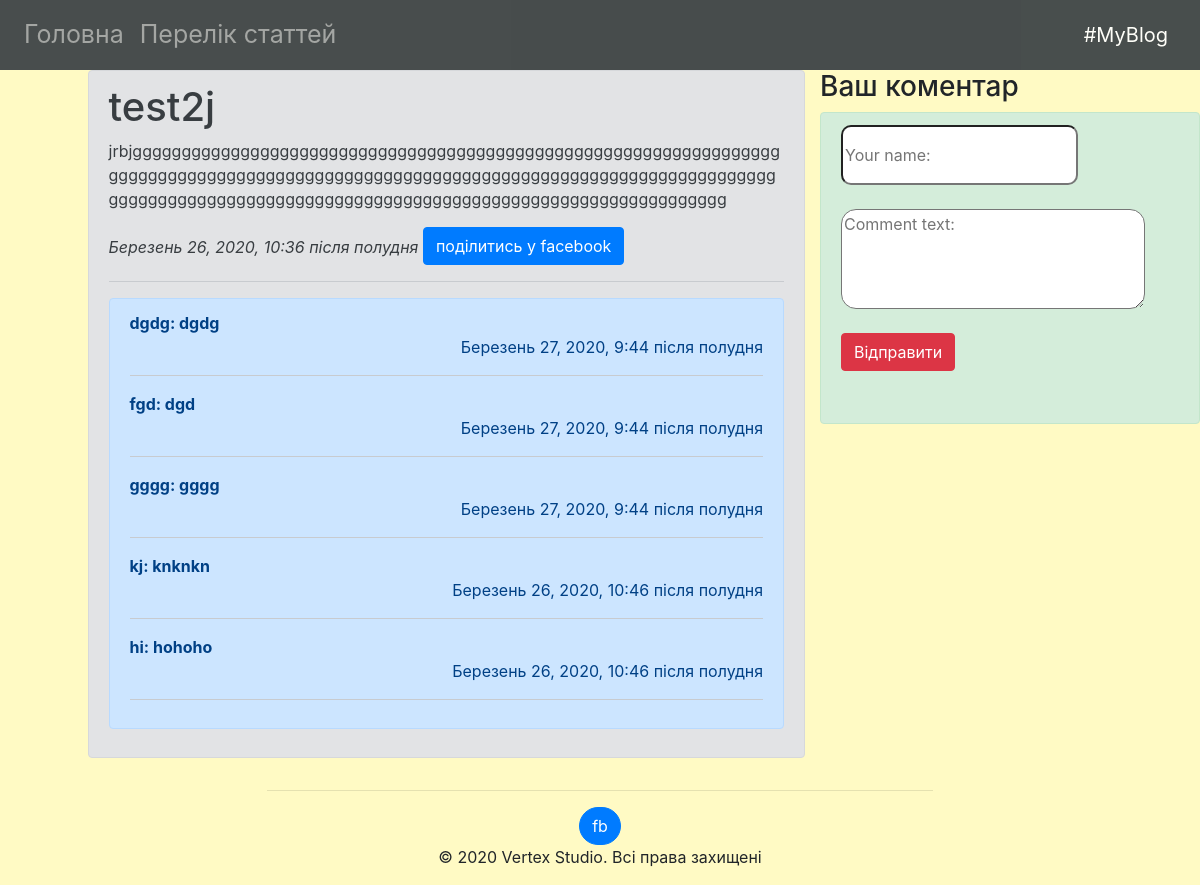
Page /articles/2/ on the committed database.
### blog/apps/articles/models.py (models this page shows, shortened)
class Article(models.Model):
    articleTitle=models.CharField('Article name',max_length=200)
    articleText=models.TextField('Article text',max_length=10000)
    publicationDate=models.DateTimeField('Publication date')

class Comment(models.Model):
    article=models.ForeignKey(Article,on_delete=models.CASCADE)
    authorName=models.CharField('Author name',max_length=50)
    content=models.CharField('comment content',max_length=500)
    pubDate=models.DateTimeField('Pub date')

### blog/apps/articles/views.py (the view)
# urls.py: path('articles/<int:articleId>/',views.detail,name="detail"),
def detail(request,articleId):
    try:
        a=Article.objects.get(id=articleId)
    except:
        raise Http404("Not found")
    latestComments=a.comment_set.order_by("-id")
    return render(request,"articles/detail.html",{'article':a,"latestComments":latestComments})

### blog/apps/articles/Templates/articles/detail.html (shortened to what this page needs)
{% extends 'base.html' %}
{% block content %}
<div class="row">
  <div class="col-sm-1"></div>
<div id="articlesList" class="col-sm-7 alert alert-secondary">
  <h1>{{article.articleTitle}}</h1>
  <p>{{article.articleText}}</p>
  <em>{{article.publicationDate}}</em>
<a href="https://www.facebook.com/sharer/sharer.php?u={{ request.build_absolute_uri }}">
  <button name="share" value="facebook" align="right" class="btn btn-primary">поділитись у facebook</button>
  </a>
  <hr></hr>
  <div class="alert alert-primary">
  {% if latestComments%}
  {% for com in latestComments %}
  <span><strong>{{com.authorName}}: {{com.content}}</strong></span><p align="right" >{{com.pubDate}}</p>
  <hr/>
  {% endfor %}
  {% else %}
  Коментарів ще немає
  {% endif %}
  </div>
  </div>
  <div class="col-sm-4">
    <h3>Ваш коментар</h3>
    <div height="auto" class=" alert alert-success" >
  <form action="{% url 'articles:leaveCom' article.id %}" method='POST'>
  <input type="text" class="ff" name="name" required placeholder="Your name:"></br></br>
  <textarea name="text" required placeholder="Comment text:"></textarea></br></br>
  <input type="submit" name="send" value="Відправити" class="btn btn-danger"></input>
  </form>
  </div>
</div>
 </div>
{% endblock %}

### blog/apps/articles/Templates/base.html (shortened to what this page needs)
<html lang="en">
<head>
<link rel="stylesheet" href="https://stackpath.bootstrapcdn.com/bootstrap/4.2.1/css/bootstrap.min.css"/>
</head>
<body>
  <header id="header">
      <nav class="navbar navbar-expand-md navbar-dark fixed-top bg-dark">
        <div class="collapse navbar-collapse" id="navbarCollapse">
          <ul class="navbar-nav mr-auto" id="nav">
            <li class="nav-item">
              <a class="nav-link" href="{% url 'articles:mainPage'%}">Головна</a>
            </li>
            <li class="nav-item">
              <a class="nav-link" href="{% url 'articles:index'%}">Перелік статтей</a>
            </li>
          </ul>
        </div>
        <span class="navbar-brand" id="brand" align="right" onclick="scrollToTop()">#MyBlog</span>
      </nav>
    </header>
{% block content %}
{% endblock %}
<footer class="container">
<center><hr width="60%"></hr>
  <a align="right" href="https://www.facebook.com/annapetrochenko.annapetrochenko">
    <button name="share" value="facebook" align="right" class="btn btn-primary fb">fb</button></a>
        <p>© 2020 Vertex Studio. Всі права захищені</p>
</center>
</footer>
</body>
</html>

### blog/apps/articles/Templates/base.html (style rules this page uses)
body { word-wrap:break-word; background-color: #FFFAC4; }
.row { margin-top:70px; }
a { color:black; font-size:25px; }
header { position:fixed; z-index:1; opacity:0.9; }
.ff { width:70%; height:60px; border-radius:10px; }
textarea { width:90%; height:100px; border-radius:15px; }
form { width:100%; }
#brand { cursor:pointer; }
.fb { border-radius: 45px; }

### rows in the picture
Article: articleTitle "test2j", articleText "jrbjggggggggggggggggggggggggggggggggggggggggggggggggggggggggggggggggggggggggggggggggggggggggggggggggggggggggggggggggggggggggggggggggggggggggggggggggggggggggggggggggggggggggggggggggggggggggggggggggggggg", publicationDate "Березень 26, 2020, 10:36 після полудня"
Comment: authorName "dgdg", content "dgdg", pubDate "Березень 27, 2020, 9:44 після полудня"
Comment: authorName "fgd", content "dgd", pubDate "Березень 27, 2020, 9:44 після полудня"
Comment: authorName "gggg", content "gggg", pubDate "Березень 27, 2020, 9:44 після полудня"
Comment: authorName "kj", content "knknkn", pubDate "Березень 26, 2020, 10:46 після полудня"
Comment: authorName "hi", content "hohoho", pubDate "Березень 26, 2020, 10:46 після полудня"
